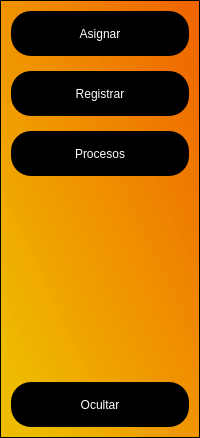
           <widget class="QFrame" name="MenuDesplegable">
            <property name="minimumSize">
             <size>
              <width>200</width>
              <height>0</height>
             </size>
            </property>
            <property name="maximumSize">
             <size>
              <width>0</width>
              <height>16777215</height>
             </size>
            </property>
            <property name="styleSheet">
             <string notr="true">QFrame{
	background-color: qlineargradient(spread:pad, x1:0.034, y1:0.983364, x2:1, y2:0, stop:0.0795455 rgba(239, 187, 0, 248), stop:1 rgba(239, 99, 0, 255));
}

QPushButton{
background-color:rgb(0,0,0);
border-radius:20px;
color:rgb(255,255,255);
font: 77 10pt&quot;Arial Black&quot;;

}

QPushButton:Hover{
background-color:rgb(255,255,255);
border-radius:20px;
color:rgb(225, 131, 0);
font: 77 10pt&quot;Arial Black&quot;;
}</string>
            </property>
            <property name="frameShape">
             <enum>QFrame::StyledPanel</enum>
            </property>
            <property name="frameShadow">
             <enum>QFrame::Raised</enum>
            </property>
            <layout class="QVBoxLayout" name="verticalLayout">
             <property name="spacing">
              <number>15</number>
             </property>
             <property name="leftMargin">
              <number>10</number>
             </property>
             <property name="topMargin">
              <number>10</number>
             </property>
             <property name="rightMargin">
              <number>10</number>
             </property>
             <property name="bottomMargin">
              <number>10</number>
             </property>
             <item>
              <widget class="QPushButton" name="Asignar">
               <property name="minimumSize">
                <size>
                 <width>135</width>
                 <height>45</height>
                </size>
               </property>
               <property name="cursor">
                <cursorShape>PointingHandCursor</cursorShape>
               </property>
               <property name="text">
                <string>Asignar</string>
               </property>
              </widget>
             </item>
             <item>
              <widget class="QPushButton" name="Registrar">
               <property name="minimumSize">
                <size>
                 <width>135</width>
                 <height>45</height>
                </size>
               </property>
               <property name="cursor">
                <cursorShape>PointingHandCursor</cursorShape>
               </property>
               <property name="text">
                <string>Registrar</string>
               </property>
              </widget>
             </item>
             <item>
              <widget class="QPushButton" name="Procesos">
               <property name="minimumSize">
                <size>
                 <width>135</width>
                 <height>45</height>
                </size>
               </property>
               <property name="cursor">
                <cursorShape>PointingHandCursor</cursorShape>
               </property>
               <property name="text">
                <string>Procesos</string>
               </property>
              </widget>
             </item>
             <item>
              <spacer name="verticalSpacer">
               <property name="orientation">
                <enum>Qt::Vertical</enum>
               </property>
               <property name="sizeHint" stdset="0">
                <size>
                 <width>20</width>
                 <height>191</height>
                </size>
               </property>
              </spacer>
             </item>
             <item>
              <widget class="QPushButton" name="Ocultar">
               <property name="minimumSize">
                <size>
                 <width>135</width>
                 <height>45</height>
                </size>
               </property>
               <property name="cursor">
                <cursorShape>PointingHandCursor</cursorShape>
               </property>
               <property name="text">
                <string>Ocultar</string>
               </property>
              </widget>
             </item>
            </layout>
           </widget>
